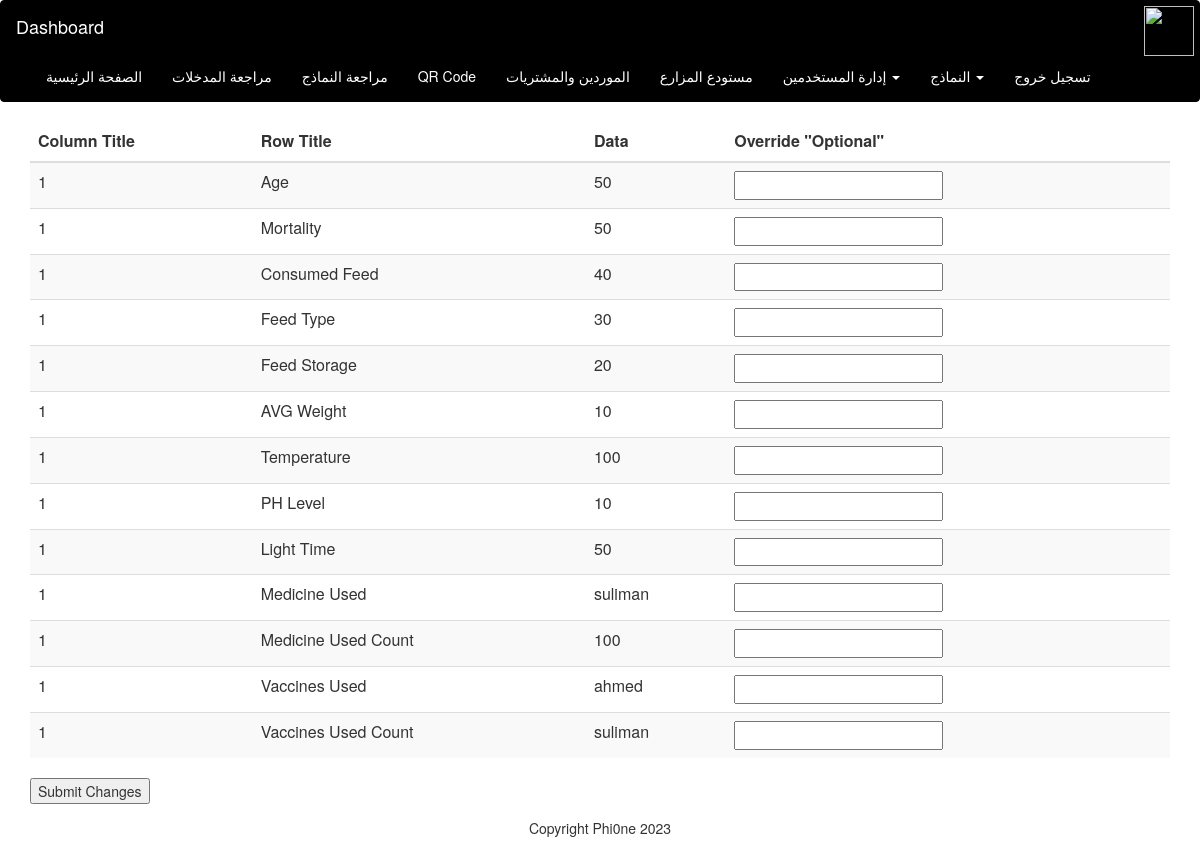
The page /view_form_id/2 on the database as committed earlier.
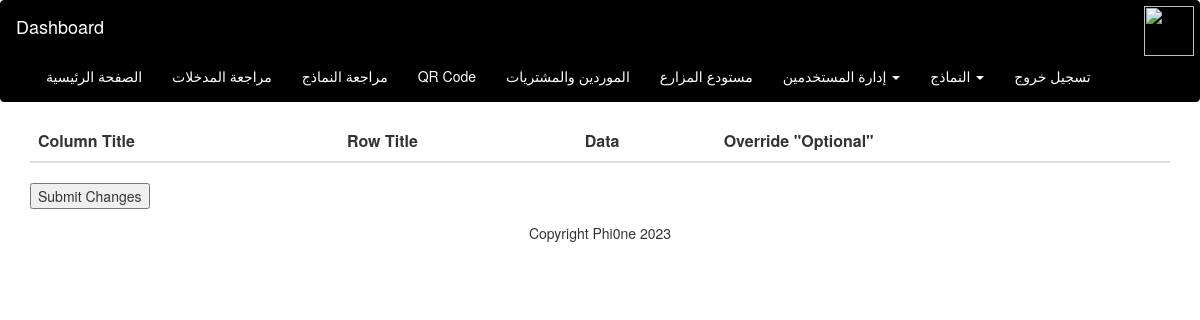
The same page on the database as committed later.
### model.py (models this page shows, shortened)
class SubmittedData(db.Model):
    __tablename__ = 'submitted_data'
    template_id = Column(Integer, ForeignKey("template_row.template_id"), primary_key=True)
    row_title = Column(String, ForeignKey("template_row.row_title"), primary_key=True)
    form_id = Column(Integer, ForeignKey("form_columns.form_id"), primary_key=True)
    column_title = Column(String, ForeignKey("form_columns.column_title"), primary_key=True)
    data = Column(String)
    __table_args__ = (PrimaryKeyConstraint('template_id', 'row_title', 'form_id', 'column_title'),)

### app.py (the view, shortened to what this page needs)
@app.route('/view_form_id/<form_id>', methods=['GET', 'POST'])
def view_form_id(form_id):
    submitted_data = SubmittedData.query.filter_by(form_id=form_id).all()
    template_type = request.args.get("template_type")
    return render_template("view_form_id.html", submitted_data=submitted_data, template_type=template_type,
                           form_id=form_id)

### templates/view_form_id.html
{% extends "base.html" %}
{% block content %}
<div class="container">
    <form action="{{ url_for('view_form_id', form_id=form_id) }}" method="post">
        <table class="table table-striped">
            <thead>
                <tr>
                    <th>Column Title</th>
                    <th>Row Title</th>
                    <th>Data</th>
                    <th>Override "Optional"</th>
                </tr>
            </thead>
            <tbody>
                {% for data in submitted_data %}
                <tr>
                    <td>{{ data.row_title }}</td>
                    <td>{{ data.column_title }}</td>
                    <td>{{ data.data }}</td>
                    <td><input type="text" name="{{ data.template_id }}_{{ data.row_title }}_{{ data.form_id }}_{{ data.column_title }}" value=""></td>
                </tr>
                {% endfor %}
            </tbody>
        </table>
        <input type="submit" value="Submit Changes">
    </form>
</div>
{% endblock %}

Rows that differ between the two databases and show on the page:
no longer on this page (row edited): SubmittedData: row_title "1", column_title "Age", data "50"
no longer on this page (row edited): SubmittedData: row_title "1", column_title "Mortality", data "50"
no longer on this page (row edited): SubmittedData: row_title "1", column_title "Consumed Feed", data "40"
no longer on this page (row edited): SubmittedData: row_title "1", column_title "Feed Type", data "30"
no longer on this page (row edited): SubmittedData: row_title "1", column_title "Feed Storage", data "20"
no longer on this page (row edited): SubmittedData: row_title "1", column_title "AVG Weight", data "10"
no longer on this page (row edited): SubmittedData: row_title "1", column_title "Temperature", data "100"
no longer on this page (row edited): SubmittedData: row_title "1", column_title "PH Level", data "10"
no longer on this page (row edited): SubmittedData: row_title "1", column_title "Light Time", data "50"
no longer on this page (row edited): SubmittedData: row_title "1", column_title "Medicine Used", data "suliman"
removed SubmittedData: row_title "1", column_title "Medicine Used Count", data "100"
removed SubmittedData: row_title "1", column_title "Vaccines Used", data "ahmed"
removed SubmittedData: row_title "1", column_title "Vaccines Used Count", data "suliman"
